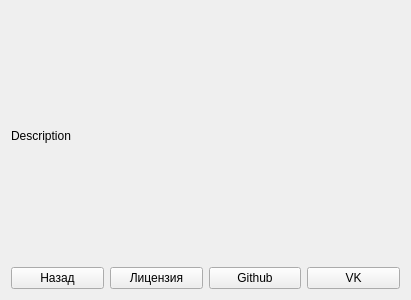
<?xml version="1.0" encoding="UTF-8"?>
<ui version="4.0">
 <class>about_Form</class>
 <widget class="QWidget" name="about_Form">
  <property name="geometry">
   <rect>
    <x>0</x>
    <y>0</y>
    <width>411</width>
    <height>300</height>
   </rect>
  </property>
  <property name="windowTitle">
   <string>О игре</string>
  </property>
  <layout class="QVBoxLayout" name="verticalLayout">
   <item>
    <widget class="QLabel" name="description_Label">
     <property name="text">
      <string>Description</string>
     </property>
    </widget>
   </item>
   <item>
    <layout class="QHBoxLayout" name="horizontalLayout">
     <item>
      <widget class="QPushButton" name="back_Button">
       <property name="text">
        <string>Назад</string>
       </property>
      </widget>
     </item>
     <item>
      <widget class="QPushButton" name="license_Button">
       <property name="text">
        <string>Лицензия</string>
       </property>
      </widget>
     </item>
     <item>
      <widget class="QPushButton" name="github_Button">
       <property name="text">
        <string>Github</string>
       </property>
      </widget>
     </item>
     <item>
      <widget class="QPushButton" name="vk_Button">
       <property name="text">
        <string>VK</string>
       </property>
      </widget>
     </item>
    </layout>
   </item>
  </layout>
 </widget>
 <resources/>
 <connections/>
</ui>
